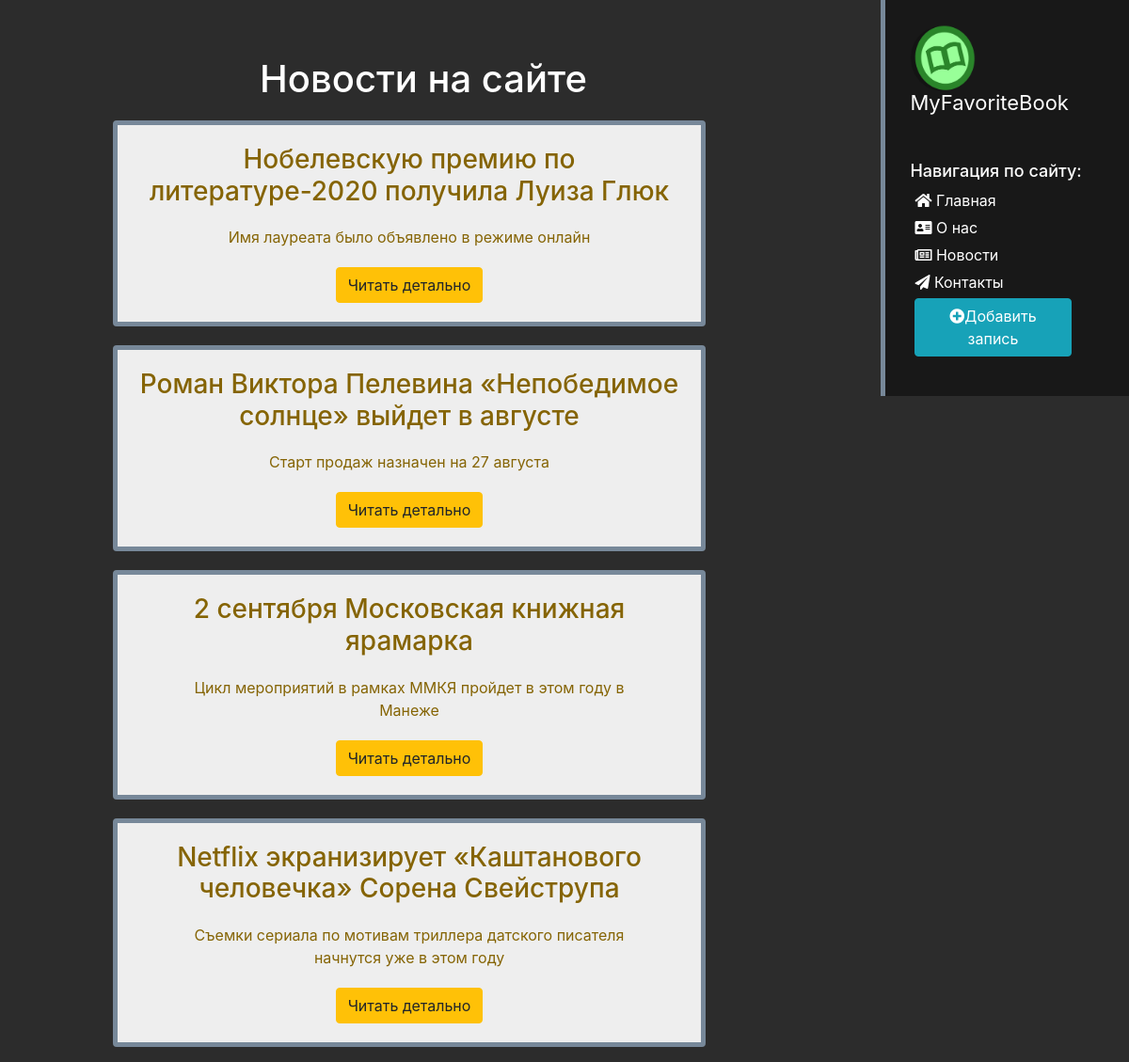
Page /news/ on the committed database.
### article/models.py (models this page shows, shortened)
class articles(models.Model):
    STATUS_CHOICES = (
        ('draft', 'Draft'),
        ('published', 'Published'),
    )
    title = models.CharField('Заголовок', max_length=150)
    anons = models.CharField('Анонс', max_length=250)
    body = models.TextField('Статья')
    date = models.DateTimeField("Дата публикации", default=timezone.now)
    status = models.CharField(max_length=10, choices=STATUS_CHOICES, default='draft')
    class Meta:
        ordering = ('-date',)

### article/views.py (the view)
# urls.py: path('', views.news_home, name='news_home'),
def news_home(request):
    news = articles.objects.all()
    return render(request, 'article/article_home.html', {'news': news})

### main/templates/article/article_home.html (shortened to what this page needs)
{% extends "news/base.html" %}
{% block content %}
    <div class="features">
        <h1> Новости на сайте </h1>
        {% if news %}
            {% for el in news %}
                <div class="alert alert-warning">
                    <h3> {{ el.title }}  </h3>
                    <p> {{ el.anons }} </p>
                    <a href="{% url 'news-detail' el.id %}" class="btn btn-warning">Читать детально</a>
                </div>
            {% endfor %}
        {% else %}
            <p> Записей нету! </p>
        {% endif %}
    </div>
{% endblock %}

### main/templates/news/base.html (shortened to what this page needs)
{% load static %}
<!DOCTYPE html>
<html lang="en">
<head>
    <link rel="stylesheet", href="https://stackpath.bootstrapcdn.com/bootstrap/4.5.2/css/bootstrap.min.css">
    <link rel="stylesheet", href="{% static 'news/css/main.css' %}">
    <link rel="stylesheet", href="{% static 'news/css/index.css' %}">
    <link rel="stylesheet", href="{% static 'news/css/article.css' %}">
    <link rel="stylesheet", href="https://use.fontawesome.com/releases/v5.8.2/css/all.css">
</head>
<body>
    <aside>
        <img src="{% static 'news/img/book.png' %}">
        <span class='logo'> MyFavoriteBook </span>
        <h3>Навигация по сайту:</h3>
        <ul>
            <li><a href="{% url 'home' %}"><i class="fas fa-home"></i>&nbsp;Главная</a></li>
            <li><a href="{% url 'about' %}"><i class="fas fa-address-card"></i>&nbsp;О нас</a></li>
            <li><a href="{% url 'news_home' %}"><i class="far fa-newspaper"></i>&nbsp;Новости</a></li>
            <li><a href="{% url 'contacts' %}"><i class="fas fa-paper-plane"></i>&nbsp;Контакты</a></li>
            <li><a href="{% url 'create' %}"><button class="btn btn-info"><i class="fas fa-plus-circle"></i>Добавить запись</button></a></li>
        </ul>
    </aside>
    <main>
      {% block content %}
      {% endblock %}
    </main>
</body>
</html>

### main/static/news/css/main.css (style rules this page uses)
body { background: #2c2c2c; }
aside { float: right; background: #181818; width: 22%; padding: 2.2%; color: #fff; border-left: 5px solid #778899 }
aside img { width: 70px; }
aside .logo { font-size: 22px; font-weight: bolt; position: relative; top: -5px; }
aside h3 { text-align: left; margin-top: 40px; font-size: 18px; }
aside ul { list-style: none; position: relative; left: -35px }
aside ul a { color: #fff; display: block; margin-top: 5px; transition: transform .6s ease; }

### main/static/news/css/index.css (style rules this page uses)
main .features { float: left; color: #fff; margin-top: 60px; text-align: center; width: 75%; }
main .features h1 { font-size: 40px; }
main .features p { max-width: 90%; margin: 20px auto; text-align: left; }

### main/static/news/css/article.css (style rules this page uses)
.alert-warning { margin-top: 20px; background: #eee; border: 5px solid #778899; padding: 20px; width: 70%; left: 120px; }
main .alert-warning p { text-align: center; }
h1 { text-align: center; }

### rows in the picture
articles: title "Нобелевскую премию по литературе-2020 получила Луиза Глюк", anons "Имя лауреата было объявлено в режиме онлайн"
articles: title "Роман Виктора Пелевина «Непобедимое солнце» выйдет в августе", anons "Старт продаж назначен на 27 августа"
articles: title "2 сентября Московская книжная ярамарка", anons "Цикл мероприятий в рамках ММКЯ пройдет в этом году в Манеже"
articles: title "Netflix экранизирует «Каштанового человечка» Сорена Свейструпа", anons "Съемки сериала по мотивам триллера датского писателя начнутся уже в этом году"
